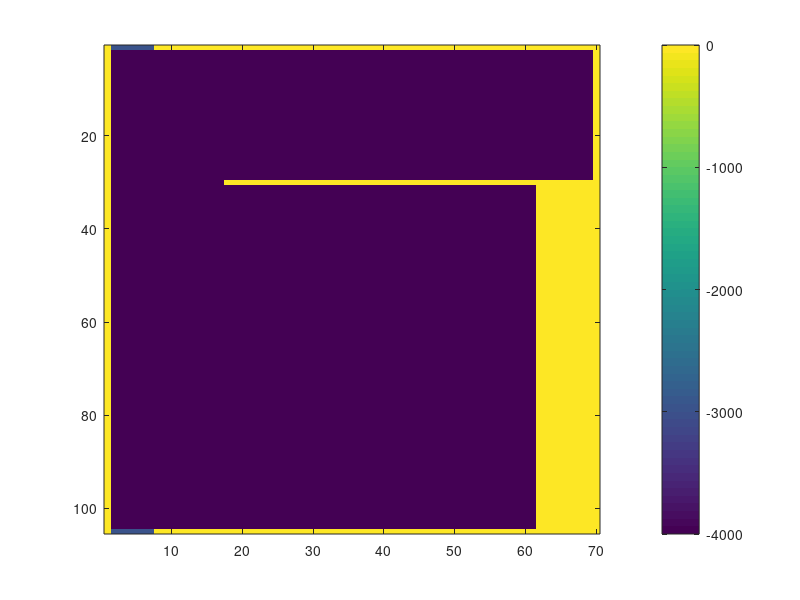

This chart was generated by the following MATLAB code: (Note: this script raises an error after producing the figure.)
clear all

fmt='real*8';
accuracy='real*8';
Ieee='b';


%---> Parameters

nx=105;
ny=70;
nz=29;
onedegx=nx/210;
onedegy=ny/140;

NyNorth=ny;

Onebasin = 0;

lati=2*((1:ny)-(ny+1)/2);

time=inf;

%exp=cellstr(['LGM_single_ice/output/present_idiff50']);
%dxc=rdmds(['../../',char(exp(1)),'/DXC']);
%dyc=rdmds(['../../',char(exp(1)),'/DYC']);% constant!

latc=ones(nx,1)*[-69:2:69];
dyc=6.37e6*2*pi/360*ones(nx,ny);
dxc=6.37e6*2*pi/360*ones(nx,ny).*cosd(latc);

%================================================
%=============>   TOPOGRAPHY    <================
%================================================

topo = zeros(nx,ny);
topo(:,:) = -4000. ;

%%south
%topo(:,1) = 0.;
%%north
%%topo(:,ny) = 0.;
%topo(:,NyNorth:ny) = 0.;
%%America  
%topo(1 ,23:ny) = 0.;
%topo(end ,23:ny) = 0.;
%%Antarctic peninsula  
%%topo(1 ,2:6) = 0.;
%%Scotia Ridge
%topo(1 ,2:22) = -3000.;
%topo(end ,2:22) = -3000.;

%W = 25;
%h1=1500;
%h2=3500;
%AMP=8;

%Scotia Ridge
%for j=2:18
%x=  AMP*sin((j+1)*pi/(17))-2;
%topo(:,j) = -4000+h1.*exp(-(x-(1:nx)).^2/W);
%end
%for j=2:11
%x=  AMP*sin((j+1)*pi/(17))-2;
%topo(40:end,j) = -4000+h1.*exp(-(nx+x-1-(40:nx)).^2/W);
%end
%x=  AMP*sin((11+1)*pi/(17))-2;
%topo(40:end,12) = -4000+h1.*exp(-(nx+x-1-(40:nx)).^2/W);
%topo(40:end,13) = -4000+h1.*exp(-(nx+x-1-(40:nx)).^2/W);
%x=  AMP*sin((9+1)*pi/(17))-2;
%topo(40:end,14) = -4000+h1.*exp(-(nx+x-1-(40:nx)).^2/W);

%south
topo(:,1) = 0.;
%north
topo(:,ny) = 0.;
%America
topo(1 ,8:ny) = 0.;
topo(nx,8:ny) = 0.;
%Europe+Africa
topo(30,18:ny) = 0. - 4000*Onebasin;
%Asia
topo(30:nx,ny-8:ny) = 0.;
%Scotia Ridge
topo(1 ,2:7) = -3000.;
topo(nx,2:7) = -3000.;

mask = topo;

for j=1:ny
    for i=1:nx
        if mask(i,j) == 0
            mask(i,j) = 0. ; 
        else
            mask(i,j) = 1. ; 
        end
    end
end

fid=fopen('topog.bin','w','b'); fwrite(fid,topo,'real*4'); fclose(fid);

figure(1)
clf
imagesc(topo); colorbar

%================================================
%==============>      Wind      <================
%================================================

wind  = zeros(nx,ny);
tau0=10; % notice that this is actually peak wind-speed now

for j=1:20 
	y=j-0.6;
	wind(:,j)=1.007*tau0*(sin(3.5*pi*y/(ny-1)));
end
for j=21:30 
	y=j-20.4;
	wind(:,j)=-0.65*tau0*(sin(3.5*pi*y/(ny-1)));
end
for j=31:40 
	wind(:,j)=-0.65*tau0;
end
for j=40:50 
	y=j-50.1;
	wind(:,j)=0.65*tau0*(sin(3.5*pi*y/(ny-1)));
end
for j=51:70 
	y=j-60;
	wind(:,j)=0.58*tau0*(cos(3.5*pi*(y)/(ny-1)));
end

for j=23:47 
	y=j-35.25;
	wind(:,j)=wind(:,j)+0.56*tau0*(cos(3*pi*y/(ny+0.25)))^2;
end

for i=1:nx
  wind(i,:)=smooth(wind(i,:),5);
end

wind(:,1)= 0;
wind(:,70)= 0;

fid=fopen('wind_x.bin','w','b'); fwrite(fid,wind,'real*4'); fclose(fid);

figure(2)
clf
subplot(2,1,1)
plot(wind(2,:))
hold on


% meridional (katabatic) wind:
Vmax=2; % peak meridional wind-speed (m/s)

vkata=zeros(nx,ny);
for j=2:4 % decay from vkata(:,2)=Vmax to vkata(:,4)=0
    for i=1:nx % turn on oscillate in x as sin(x)
        vkata(i,j)=Vmax*abs(sin(pi*(i-0)/nx))*(cos(pi*(j-2)/4));	  
    %vkata(:,j)=Vmax*(cos(pi*(j-2)/4));
    end
end

plot(mean(vkata(:,:),1),'r')

figure(6)
clf
imagesc(vkata)

fid=fopen('wind_y.bin','w','b'); fwrite(fid,vkata,'real*4'); fclose(fid);

%================================================
%==============>  Wind Speed    <================
%================================================

wspeed  = zeros(nx,ny);

wspeed=(wind.^2+8.^2).^0.5;

wspeed(:,1)= 0;
wspeed(:,70)= 0;

fid=fopen('wspeed.bin','w','b'); fwrite(fid,wspeed,'real*4'); fclose(fid);

figure(12)
clf
subplot(2,1,1)
plot(wspeed(2,:))
subplot(2,1,2)
c_drag1=0.0027;c_drag2=0.000142;c_drag3=0.0000764;
wsm=wspeed;wsm(wsm<0.5)=0.5;atmrho=1.2;
c_drag=c_drag1./wsm+c_drag2+c_drag3.*wsm;
plot(atmrho*c_drag(2,:).*wspeed(2,:).*wind(2,:));
hold on

%=====================================================
%===============>  Air temperature  <=================
%=====================================================


T_air = zeros(nx,ny);

theta = ny-3; %width

for i=1:nx
 for j=2:ny-1
     y=j-(ny+1)/2;
     if y<0;
         T_air(i,j) = mask(i,j)*(273.15+(37.5-3)*cos(pi*y/theta)-5.5);
     else
         T_air(i,j) = mask(i,j)*(273.15+(29.0+0)*cos(pi*y/theta)-0.0);
     end
 end
end

fid=fopen('T_air.bin','w','b'); fwrite(fid,T_air,'real*4'); fclose(fid);

figure(3)
clf
plot(T_air(10,2:end-1)-273.15);
hold off;

%====================================================================
%===================> Radiative flux <============================
%====================================================================


LWflx=0*T_air;
fid=fopen('LW_flux.bin','w','b'); fwrite(fid,LWflx,'real*4'); fclose(fid);

SWflx=0*T_air;
fid=fopen('SW_flux.bin','w','b'); fwrite(fid,SWflx,'real*4'); fclose(fid);


%=====================================================
%==================>    E - P    <====================
%=====================================================
empconst=0.5/3.1536e7; 

theta1 = ny-3;

emp = zeros(nx,ny);

for i=1:nx % Southern Ocean
 for j=2:19
     y=j-(ny+1)/2;
     emp(i,j) = -empconst*mask(i,j)*(cos(1.9*pi*abs(2*(y-3)/theta1)^0.75))*(2.6*cos(0.8*pi*abs((y-3)/theta1)^1.0))+0.2*10^-8;
 end
 for j=16:25
     y=j-(ny+1)/2;
     emp(i,j) = -empconst*mask(i,j)*(cos(1.9*pi*abs(2*(y-2)/theta1)^0.75))*(2.5*cos(0.8*pi*abs((y-3)/theta1)^0.9))+0.2*10^-8;
 end
end

for i=30:nx % Indo-Pacific
 for j=26:ny-1
     y=j-(ny+1)/2;
     emp(i,j) = -empconst*mask(i,j)*(cos(2*pi*abs(2*(y-3)/theta1)^0.5))*(2.5*cos(1*pi*abs(y/theta1)^0.8))-0.8*10^-8;
    if y<0
       emp(i,j) = -empconst*mask(i,j)*(cos(1.9*pi*abs(2*(y-2)/theta1)^0.75))*(2.2*cos(0.8*pi*abs((y-3)/theta1)^1.5))+0.2*10^-8;
       if y>-3
          emp(i,j) = -empconst*mask(i,j)*(sin(1.9*pi*abs(2*(y-2)/theta1)^0.75))*(0.5*cos(0.8*pi*abs((y-3)/theta1)^1.5))+0.2*10^-8;
       end
    end
 end
end

for i=1:30 % Atlantic
 for j=26:ny-1
     y=j-(ny+1)/2;
     emp(i,j) = -empconst*mask(i,j)*(cos(2.2*pi*abs(2*(y-2)/theta1)^0.6))*(2*cos(1.0*pi*abs(y/theta1)^1));
    if y<0
       emp(i,j) = -empconst*mask(i,j)*(cos(1.5*pi*abs(2*(y-5)/theta1)^0.65))*(2.2*cos(0.8*pi*abs((y-3)/theta1)^1.5))+0.2*10^-8;
    end
 end
end

% Add diagnosed flux from surface salinity relaxation
addpath /project2/mfj/hogikyan/MITgcm_01_20_2026/utils/matlab
S0=34.8;
diag=rdmds('InputsurfDiag',0047085000);
sflux=diag(:,:,3)/S0/10^3; % to convert to the same unit as emp
emp=emp+sflux;

emp=emp-mean(mean(emp.*dxc.*mask))/mean(mean(dxc.*mask));
emp=emp.*mask;

% CC-scaling amplification
emp=emp*((1.07)^2);

%=====================================================
%===============>    Evaporation    <=================
%=====================================================

evap=0.0*emp;
evap(emp>0)=emp(emp>0);

fid=fopen('evap.bin','w','b'); fwrite(fid,evap,'real*4'); fclose(fid);

%=====================================================
%===============>   Precipitation   <=================
%=====================================================

precip=0.0*emp;
precip(emp<0)=-emp(emp<0);

snowprecip=0*precip;
snowprecip(T_air<273.15)=precip(T_air<273.15);

fid=fopen('precip.bin','w','b'); fwrite(fid,precip,'real*4'); fclose(fid);
fid=fopen('snowprecip.bin','w','b'); fwrite(fid,snowprecip,'real*4'); fclose(fid);




figure(7)
clf
subplot(3,1,1)
plot(lati([2,end-1]),[0,0],'--k');hold on
plot(lati(2:NyNorth-1),emp(10,2:NyNorth-1));hold on;
subplot(3,1,2)
plot(lati(2:NyNorth-1),precip(10,2:NyNorth-1));hold on;
plot(lati(2:NyNorth-1),snowprecip(10,2:NyNorth-1));
subplot(3,1,3)
plot(lati(2:NyNorth-1),evap(10,2:NyNorth-1));

%=====================================================
%============>  Sea surface salinity  <===============
%=====================================================

theta1 = ny-3;
S0=34.8;

SSS = zeros(nx,ny);


for i=1:nx %Southern Ocean and Atlantic
    for j=2:ny-1
        y=j-(ny+1)/2;
        SSS(i,j) = -1.5*mask(i,j)*(cos(2*pi*(abs(2*(y-2)/theta1)^0.5)))+0.7;
        if y>=23;
           SSS(i,j) = 0.1;
        end
    end
end
for i=31:nx %Indo-Pacific
    for j=21:49
        y=j-(ny+1)/2;
        SSS(i,j) = 1.*mask(i,j)*(cos(2*pi*(abs(2*(y-19)/theta1)^1.0)))+0.25;
        SSS(i,j) = SSS(i,j) + 1*(0.5*y-abs(y))/ny;
    end
    for j=49:ny-1
        y=j-(ny+1)/2;
        SSS(i,j) = -2.25*mask(i,j)*(cos(2*pi*(abs(2*(y-2)/theta1)^0.5)))-1.25;
    end
end
SSS=SSS+S0;
SSS=SSS.*mask;

fid=fopen('SSS.bin','w','b'); fwrite(fid,SSS,'real*4'); fclose(fid);

figure(8)
clf
plot(lati(2:NyNorth-1),SSS(10,2:NyNorth-1));hold on;
plot(lati(2:NyNorth-1),SSS(40,2:NyNorth-1));
ylim([S0-3,S0+3]);xlim([-70,70]);hold off;
